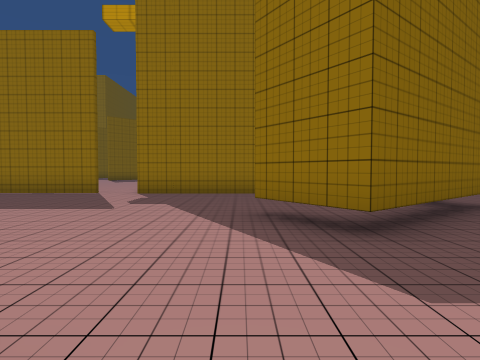
view 1 (above)

22 first-person views from a walk through a 3-D level made in the Unity game engine. The camera is 1.3 m above the floor, tilts 2° down and sees 80° across. The floor is counted in squares, 2 m on a side. Each view is taken from the middle of a square. On the plan, view 1 faces up. The plan holds only what a view shows up to about 9 squares ahead; the rest is blank. The place goes on beyond the plan. The player character is not drawn. Some surface patterns are stand-ins.

view 2
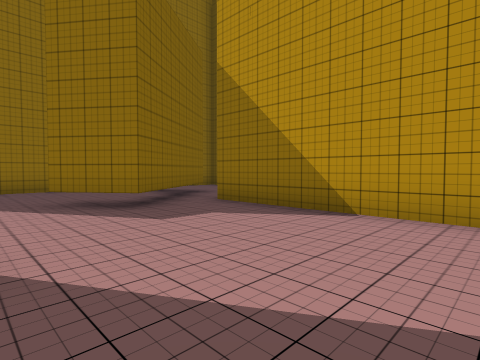

view 3
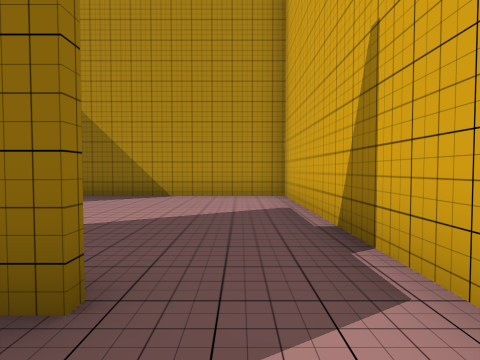

view 4
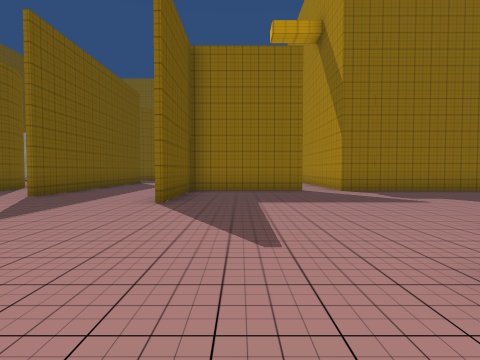

view 5
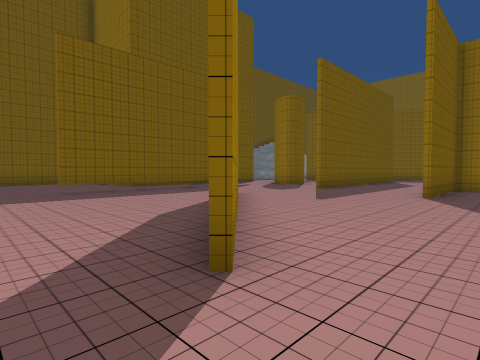

view 6
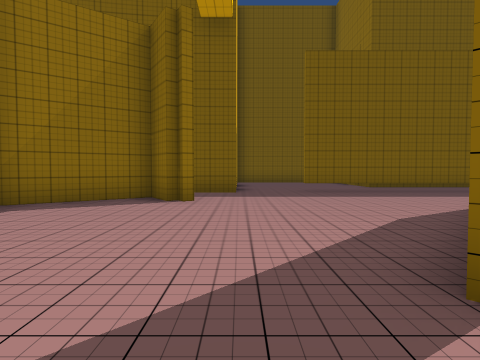

view 7
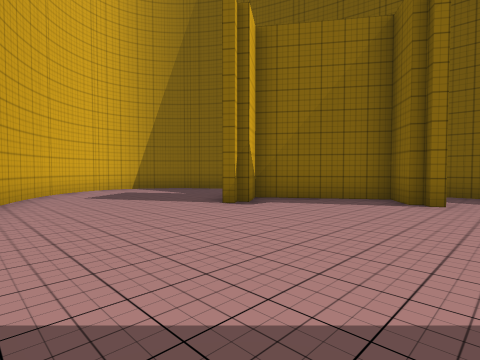

view 8
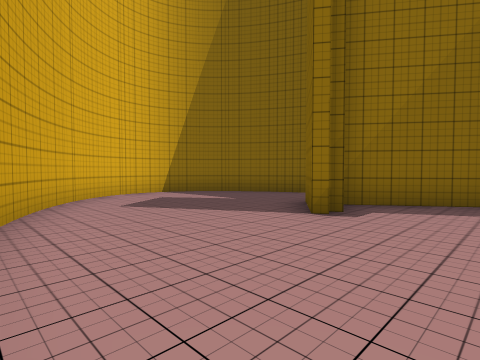

view 9
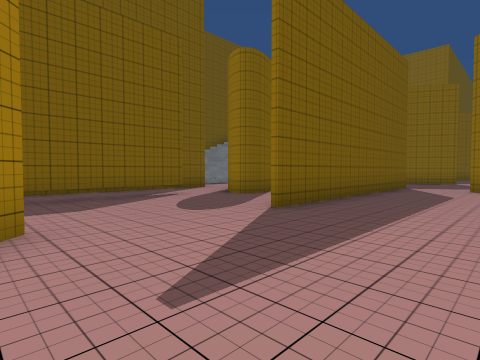

view 10
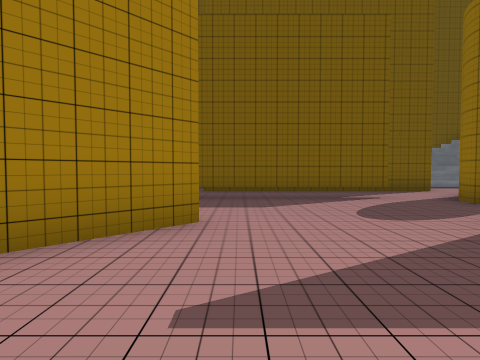

view 11
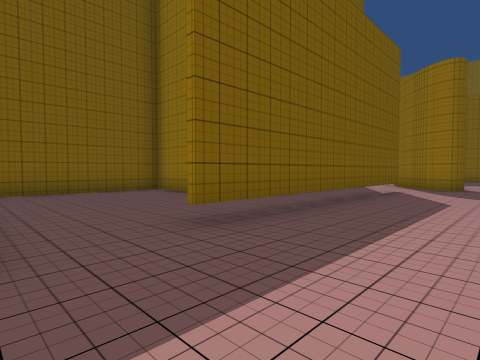

view 12
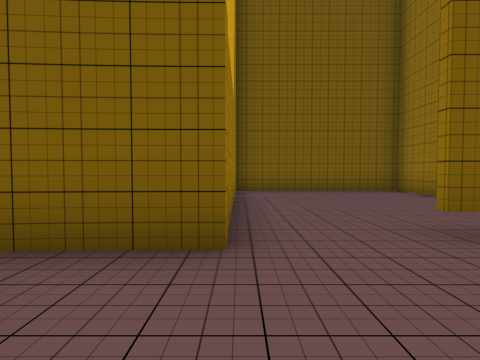

view 13
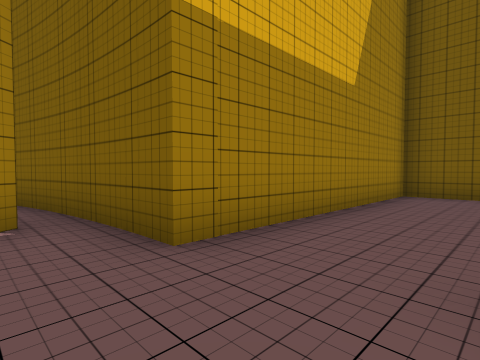

view 14
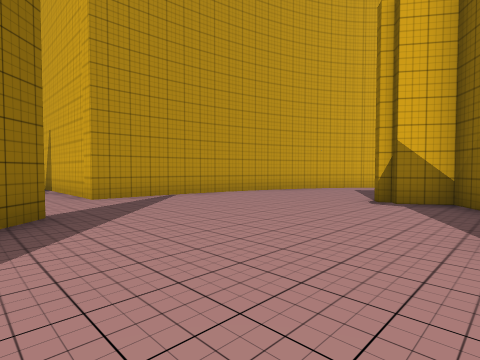

view 15
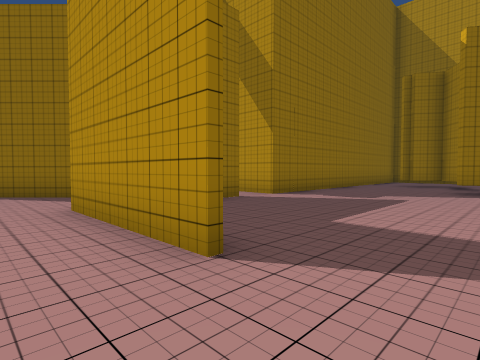

view 16
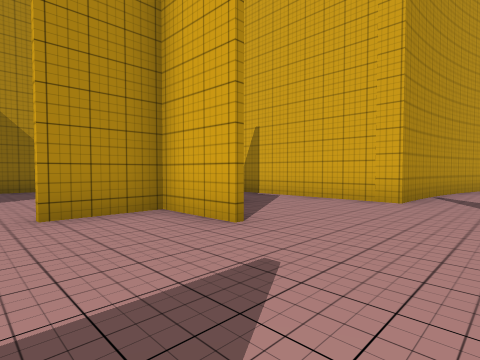

view 17
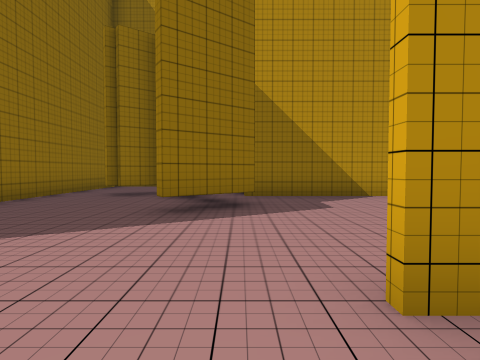

view 18
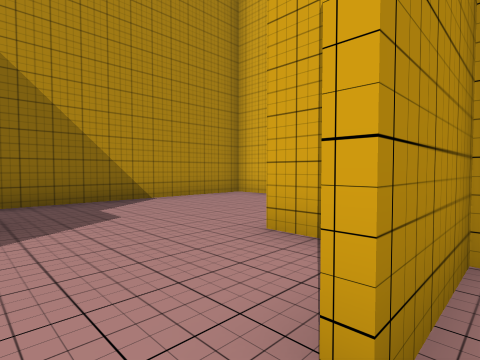

view 19
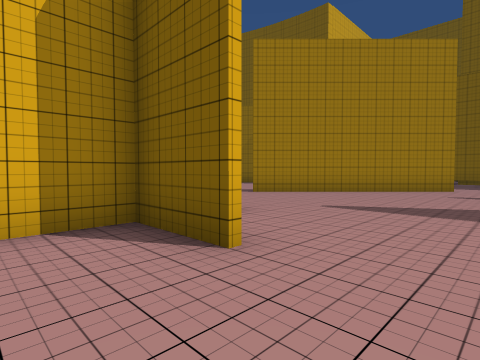

view 20
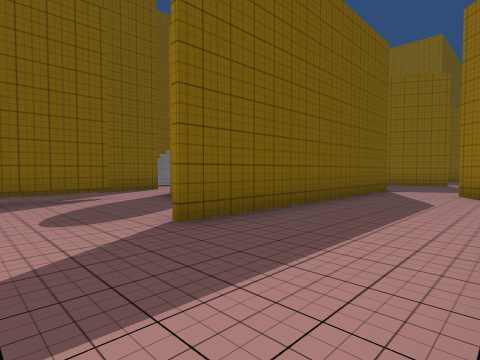

view 21
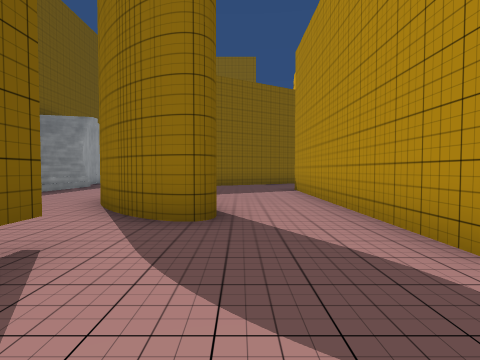

view 22
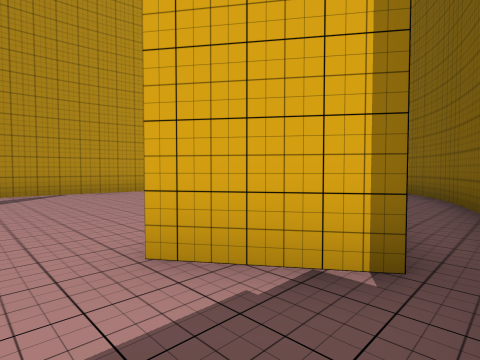

### Floor plan
Key: @ floor where view 1 was taken; # wall or solid block; . floor; / step, stairs or slope; T thing the floor can be seen under or through.
Columns run from 21 left of view 1 to 5 right of it. Each row starts with its distance up from view 1.
 14           ...
 13   /.    ..#..
 12   /..   ..#.##
 11    ...  ..#..##
 10     .## ..#....
  9     ..##..#....  ..#
  8     #..#..#..####..########
  7     #.....#..#.............
  6     #.T...#..#...........#.
  5     #.T......#...........#
  4     #.T...............####
  3     #.T...............#..#
  2 #####.T...#.......#......#
  1 #.....T...##......#......#
  0 #.....T....##....####@...#
 -1 #.....T.....##....#......#
 -2 #........................#
 -3 #........................#
 -4 #######..#......##########
 -5       #.##......#
 -6       ##.#......#
 -7        #.#.#....#
 -8        #.###...##
 -9        #.......#
-10        ##......#
-11         #.....##
-12         ##...##
-13          #####

Positions as (right, up) in squares from view 1, and headings:
1: (0, 0), facing up
2: (-1, -2), facing up-right
3: (-4, -2), facing right
4: (-6, -1), facing up
5: (-6, -3), facing up-left
6: (-6, -3), facing left
7: (-6, -3), facing down-left
8: (-6, -5), facing down-left
9: (-8, 2), facing up-left
10: (-8, 3), facing left
11: (-12, -3), facing up-left
12: (-12, -3), facing left
13: (-13, -1), facing down-left
14: (-12, -1), facing down-right
15: (-9, 3), facing up-right
16: (-7, 3), facing down-right
17: (-4, 3), facing right
18: (-3, 3), facing down-right
19: (-1, 4), facing down-left
20: (-8, 4), facing up-left
21: (-13, 4), facing up
22: (-14, -3), facing down-right
